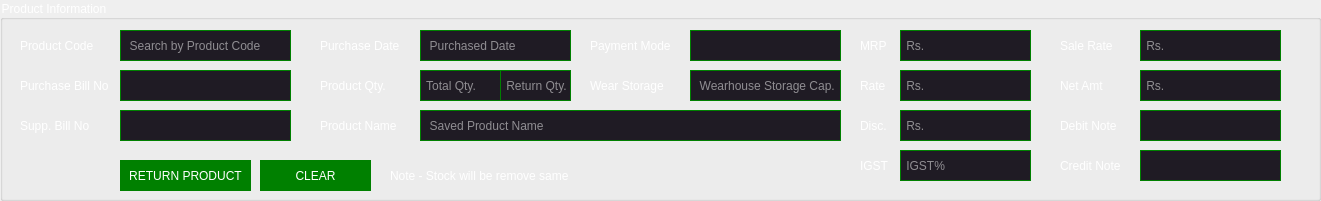
  <widget class="QGroupBox" name="groupBox">
   <property name="geometry">
    <rect>
     <x>20</x>
     <y>10</y>
     <width>1321</width>
     <height>201</height>
    </rect>
   </property>
   <property name="styleSheet">
    <string notr="true">color: rgb(255, 255, 255);
font: 10pt &quot;Segoe UI&quot;;</string>
   </property>
   <property name="title">
    <string>Product Information</string>
   </property>
   <widget class="QLabel" name="label_2">
    <property name="geometry">
     <rect>
      <x>20</x>
      <y>110</y>
      <width>81</width>
      <height>31</height>
     </rect>
    </property>
    <property name="font">
     <font>
      <family>Segoe UI</family>
      <pointsize>9</pointsize>
      <italic>false</italic>
      <bold>false</bold>
     </font>
    </property>
    <property name="styleSheet">
     <string notr="true">color: rgb(255, 255, 255);
font: 9pt &quot;Segoe UI&quot;;</string>
    </property>
    <property name="text">
     <string>Supp. Bill No</string>
    </property>
   </widget>
   <widget class="QLineEdit" name="lineEdit_2">
    <property name="enabled">
     <bool>false</bool>
    </property>
    <property name="geometry">
     <rect>
      <x>120</x>
      <y>110</y>
      <width>171</width>
      <height>31</height>
     </rect>
    </property>
    <property name="font">
     <font>
      <family>Segoe UI</family>
      <pointsize>9</pointsize>
      <italic>false</italic>
      <bold>false</bold>
     </font>
    </property>
    <property name="styleSheet">
     <string notr="true">color: white;
background-color:  #1F1B24;
border: 0.5px solid green;
font: 9pt &quot;Segoe UI&quot;;</string>
    </property>
    <property name="clearButtonEnabled">
     <bool>false</bool>
    </property>
   </widget>
   <widget class="QLabel" name="label">
    <property name="geometry">
     <rect>
      <x>20</x>
      <y>70</y>
      <width>101</width>
      <height>31</height>
     </rect>
    </property>
    <property name="font">
     <font>
      <family>Segoe UI</family>
      <pointsize>9</pointsize>
      <italic>false</italic>
      <bold>false</bold>
     </font>
    </property>
    <property name="styleSheet">
     <string notr="true">color: rgb(255, 255, 255);
font: 9pt &quot;Segoe UI&quot;;</string>
    </property>
    <property name="text">
     <string>Purchase Bill No</string>
    </property>
   </widget>
   <widget class="QLineEdit" name="lineEdit_4">
    <property name="enabled">
     <bool>false</bool>
    </property>
    <property name="geometry">
     <rect>
      <x>420</x>
      <y>110</y>
      <width>421</width>
      <height>31</height>
     </rect>
    </property>
    <property name="font">
     <font>
      <family>Segoe UI</family>
      <pointsize>9</pointsize>
      <italic>false</italic>
      <bold>false</bold>
     </font>
    </property>
    <property name="styleSheet">
     <string notr="true">color: white;
background-color:  #1F1B24;
border: 0.5px solid green;
font: 9pt &quot;Segoe UI&quot;;</string>
    </property>
    <property name="placeholderText">
     <string>  Saved Product Name</string>
    </property>
    <property name="clearButtonEnabled">
     <bool>false</bool>
    </property>
   </widget>
   <widget class="QLineEdit" name="lineEdit_13">
    <property name="enabled">
     <bool>false</bool>
    </property>
    <property name="geometry">
     <rect>
      <x>420</x>
      <y>70</y>
      <width>81</width>
      <height>31</height>
     </rect>
    </property>
    <property name="font">
     <font>
      <family>Segoe UI</family>
      <pointsize>9</pointsize>
      <italic>false</italic>
      <bold>false</bold>
     </font>
    </property>
    <property name="styleSheet">
     <string notr="true">color: white;
background-color:  #1F1B24;
border: 0.5px solid green;
font: 9pt &quot;Segoe UI&quot;;</string>
    </property>
    <property name="placeholderText">
     <string> Total Qty.</string>
    </property>
    <property name="clearButtonEnabled">
     <bool>true</bool>
    </property>
   </widget>
   <widget class="QLabel" name="label_4">
    <property name="geometry">
     <rect>
      <x>320</x>
      <y>110</y>
      <width>91</width>
      <height>31</height>
     </rect>
    </property>
    <property name="font">
     <font>
      <family>Segoe UI</family>
      <pointsize>9</pointsize>
      <italic>false</italic>
      <bold>false</bold>
     </font>
    </property>
    <property name="styleSheet">
     <string notr="true">color: rgb(255, 255, 255);
font: 9pt &quot;Segoe UI&quot;;</string>
    </property>
    <property name="text">
     <string>Product Name</string>
    </property>
   </widget>
   <widget class="QLineEdit" name="lineEdit_7">
    <property name="geometry">
     <rect>
      <x>120</x>
      <y>30</y>
      <width>171</width>
      <height>31</height>
     </rect>
    </property>
    <property name="font">
     <font>
      <family>Segoe UI</family>
      <pointsize>9</pointsize>
      <italic>false</italic>
      <bold>false</bold>
     </font>
    </property>
    <property name="styleSheet">
     <string notr="true">color: white;
background-color:  #1F1B24;
border: 0.5px solid green;
font: 9pt &quot;Segoe UI&quot;;</string>
    </property>
    <property name="text">
     <string/>
    </property>
    <property name="placeholderText">
     <string>  Search by Product Code</string>
    </property>
    <property name="clearButtonEnabled">
     <bool>false</bool>
    </property>
   </widget>
   <widget class="QLabel" name="label_9">
    <property name="geometry">
     <rect>
      <x>20</x>
      <y>30</y>
      <width>81</width>
      <height>31</height>
     </rect>
    </property>
    <property name="font">
     <font>
      <family>Segoe UI</family>
      <pointsize>9</pointsize>
      <italic>false</italic>
      <bold>false</bold>
     </font>
    </property>
    <property name="styleSheet">
     <string>color: rgb(255, 255, 255);
font: 9pt &quot;Segoe UI&quot;;</string>
    </property>
    <property name="text">
     <string>Product Code</string>
    </property>
   </widget>
   <widget class="QLabel" name="label_5">
    <property name="geometry">
     <rect>
      <x>320</x>
      <y>30</y>
      <width>91</width>
      <height>31</height>
     </rect>
    </property>
    <property name="font">
     <font>
      <family>Segoe UI</family>
      <pointsize>9</pointsize>
      <italic>false</italic>
      <bold>false</bold>
     </font>
    </property>
    <property name="styleSheet">
     <string notr="true">color: rgb(255, 255, 255);
font: 9pt &quot;Segoe UI&quot;;</string>
    </property>
    <property name="text">
     <string>Purchase Date</string>
    </property>
   </widget>
   <widget class="QLabel" name="label_6">
    <property name="geometry">
     <rect>
      <x>320</x>
      <y>70</y>
      <width>91</width>
      <height>31</height>
     </rect>
    </property>
    <property name="font">
     <font>
      <family>Segoe UI</family>
      <pointsize>9</pointsize>
      <italic>false</italic>
      <bold>false</bold>
     </font>
    </property>
    <property name="styleSheet">
     <string notr="true">color: rgb(255, 255, 255);
font: 9pt &quot;Segoe UI&quot;;</string>
    </property>
    <property name="text">
     <string>Product Qty.</string>
    </property>
   </widget>
   <widget class="QLineEdit" name="lineEdit">
    <property name="enabled">
     <bool>false</bool>
    </property>
    <property name="geometry">
     <rect>
      <x>120</x>
      <y>70</y>
      <width>171</width>
      <height>31</height>
     </rect>
    </property>
    <property name="styleSheet">
     <string notr="true">color: white;
background-color:  #1F1B24;
border: 0.5px solid green;
font: 9pt &quot;Segoe UI&quot;;</string>
    </property>
    <property name="clearButtonEnabled">
     <bool>false</bool>
    </property>
   </widget>
   <widget class="QLabel" name="label_7">
    <property name="geometry">
     <rect>
      <x>590</x>
      <y>70</y>
      <width>91</width>
      <height>31</height>
     </rect>
    </property>
    <property name="font">
     <font>
      <family>Segoe UI</family>
      <pointsize>9</pointsize>
      <italic>false</italic>
      <bold>false</bold>
     </font>
    </property>
    <property name="styleSheet">
     <string notr="true">color: rgb(255, 255, 255);
font: 9pt &quot;Segoe UI&quot;;</string>
    </property>
    <property name="text">
     <string>Wear Storage</string>
    </property>
   </widget>
   <widget class="QLabel" name="label_3">
    <property name="geometry">
     <rect>
      <x>590</x>
      <y>30</y>
      <width>101</width>
      <height>31</height>
     </rect>
    </property>
    <property name="font">
     <font>
      <family>Segoe UI</family>
      <pointsize>9</pointsize>
      <italic>false</italic>
      <bold>false</bold>
     </font>
    </property>
    <property name="styleSheet">
     <string notr="true">color: rgb(255, 255, 255);
font: 9pt &quot;Segoe UI&quot;;</string>
    </property>
    <property name="text">
     <string>Payment Mode</string>
    </property>
   </widget>
   <widget class="QLineEdit" name="lineEdit_20">
    <property name="enabled">
     <bool>false</bool>
    </property>
    <property name="geometry">
     <rect>
      <x>690</x>
      <y>30</y>
      <width>151</width>
      <height>31</height>
     </rect>
    </property>
    <property name="font">
     <font>
      <family>Segoe UI</family>
      <pointsize>9</pointsize>
      <italic>false</italic>
      <bold>false</bold>
     </font>
    </property>
    <property name="styleSheet">
     <string notr="true">color: white;
background-color:  #1F1B24;
border: 0.5px solid green;
font: 9pt &quot;Segoe UI&quot;;</string>
    </property>
    <property name="text">
     <string/>
    </property>
    <property name="clearButtonEnabled">
     <bool>false</bool>
    </property>
   </widget>
   <widget class="QLineEdit" name="lineEdit_18">
    <property name="enabled">
     <bool>false</bool>
    </property>
    <property name="geometry">
     <rect>
      <x>690</x>
      <y>70</y>
      <width>151</width>
      <height>31</height>
     </rect>
    </property>
    <property name="font">
     <font>
      <family>Segoe UI</family>
      <pointsize>9</pointsize>
      <italic>false</italic>
      <bold>false</bold>
     </font>
    </property>
    <property name="styleSheet">
     <string notr="true">color: white;
background-color:  #1F1B24;
border: 0.5px solid green;
font: 9pt &quot;Segoe UI&quot;;</string>
    </property>
    <property name="text">
     <string/>
    </property>
    <property name="placeholderText">
     <string>  Wearhouse Storage Cap.</string>
    </property>
    <property name="clearButtonEnabled">
     <bool>false</bool>
    </property>
   </widget>
   <widget class="QLineEdit" name="lineEdit_19">
    <property name="enabled">
     <bool>false</bool>
    </property>
    <property name="geometry">
     <rect>
      <x>420</x>
      <y>30</y>
      <width>151</width>
      <height>31</height>
     </rect>
    </property>
    <property name="font">
     <font>
      <family>Segoe UI</family>
      <pointsize>9</pointsize>
      <italic>false</italic>
      <bold>false</bold>
     </font>
    </property>
    <property name="styleSheet">
     <string notr="true">color: white;
background-color:  #1F1B24;
border: 0.5px solid green;
font: 9pt &quot;Segoe UI&quot;;</string>
    </property>
    <property name="placeholderText">
     <string>  Purchased Date</string>
    </property>
    <property name="clearButtonEnabled">
     <bool>false</bool>
    </property>
   </widget>
   <widget class="QPushButton" name="pushButton_17">
    <property name="geometry">
     <rect>
      <x>260</x>
      <y>160</y>
      <width>111</width>
      <height>31</height>
     </rect>
    </property>
    <property name="cursor">
     <cursorShape>ClosedHandCursor</cursorShape>
    </property>
    <property name="focusPolicy">
     <enum>Qt::ClickFocus</enum>
    </property>
    <property name="autoFillBackground">
     <bool>false</bool>
    </property>
    <property name="styleSheet">
     <string notr="true">QPushButton#pushButton_17{
color: white;
background-color:  green;
border: 0.5px solid green;
}
QPushButton#pushButton_17:hover{
color: white;
background-color: rgb(35, 59, 28);
border: 0.5px solid green;
}
QPushButton#pushButton_17:pressed{
padding-left:5px;
padding-top:5px;
color: white;
background-color:  green;
}</string>
    </property>
    <property name="text">
     <string>CLEAR</string>
    </property>
   </widget>
   <widget class="QPushButton" name="pushButton_16">
    <property name="geometry">
     <rect>
      <x>120</x>
      <y>160</y>
      <width>131</width>
      <height>31</height>
     </rect>
    </property>
    <property name="cursor">
     <cursorShape>ClosedHandCursor</cursorShape>
    </property>
    <property name="focusPolicy">
     <enum>Qt::ClickFocus</enum>
    </property>
    <property name="autoFillBackground">
     <bool>false</bool>
    </property>
    <property name="styleSheet">
     <string notr="true">QPushButton#pushButton_16{
color: white;
background-color:  green;
border: 0.5px solid green;
}
QPushButton#pushButton_16:hover{
color: white;
background-color: rgb(35, 59, 28);
border: 0.5px solid green;
}
QPushButton#pushButton_16:pressed{
padding-left:5px;
padding-top:5px;
color: white;
background-color:  green;
}</string>
    </property>
    <property name="text">
     <string>RETURN PRODUCT</string>
    </property>
   </widget>
   <widget class="QLabel" name="label_11">
    <property name="geometry">
     <rect>
      <x>390</x>
      <y>160</y>
      <width>331</width>
      <height>31</height>
     </rect>
    </property>
    <property name="font">
     <font>
      <family>Segoe UI</family>
      <pointsize>9</pointsize>
      <italic>false</italic>
      <bold>false</bold>
     </font>
    </property>
    <property name="styleSheet">
     <string notr="true">color: rgb(255, 255, 255);
font: 9pt &quot;Segoe UI&quot;;</string>
    </property>
    <property name="text">
     <string>Note - Stock will be remove same</string>
    </property>
   </widget>
   <widget class="QLineEdit" name="lineEdit_16">
    <property name="enabled">
     <bool>false</bool>
    </property>
    <property name="geometry">
     <rect>
      <x>1140</x>
      <y>150</y>
      <width>141</width>
      <height>31</height>
     </rect>
    </property>
    <property name="font">
     <font>
      <family>Segoe UI</family>
      <pointsize>9</pointsize>
      <italic>false</italic>
      <bold>false</bold>
     </font>
    </property>
    <property name="styleSheet">
     <string notr="true">color: white;
background-color:  #1F1B24;
border: 0.5px solid green;
font: 9pt &quot;Segoe UI&quot;;</string>
    </property>
   </widget>
   <widget class="QLabel" name="label_14">
    <property name="geometry">
     <rect>
      <x>1060</x>
      <y>30</y>
      <width>71</width>
      <height>31</height>
     </rect>
    </property>
    <property name="font">
     <font>
      <family>Segoe UI</family>
      <pointsize>9</pointsize>
      <italic>false</italic>
      <bold>false</bold>
     </font>
    </property>
    <property name="styleSheet">
     <string notr="true">color: rgb(255, 255, 255);
font: 9pt &quot;Segoe UI&quot;;</string>
    </property>
    <property name="text">
     <string>Sale Rate</string>
    </property>
   </widget>
   <widget class="QLineEdit" name="lineEdit_14">
    <property name="enabled">
     <bool>false</bool>
    </property>
    <property name="geometry">
     <rect>
      <x>1140</x>
      <y>110</y>
      <width>141</width>
      <height>31</height>
     </rect>
    </property>
    <property name="font">
     <font>
      <family>Segoe UI</family>
      <pointsize>9</pointsize>
      <italic>false</italic>
      <bold>false</bold>
     </font>
    </property>
    <property name="styleSheet">
     <string notr="true">color: white;
background-color:  #1F1B24;
border: 0.5px solid green;
font: 9pt &quot;Segoe UI&quot;;</string>
    </property>
   </widget>
   <widget class="QLineEdit" name="lineEdit_9">
    <property name="enabled">
     <bool>false</bool>
    </property>
    <property name="geometry">
     <rect>
      <x>900</x>
      <y>30</y>
      <width>131</width>
      <height>31</height>
     </rect>
    </property>
    <property name="font">
     <font>
      <family>Segoe UI</family>
      <pointsize>9</pointsize>
      <italic>false</italic>
      <bold>false</bold>
     </font>
    </property>
    <property name="styleSheet">
     <string notr="true">color: white;
background-color:  #1F1B24;
border: 0.5px solid green;
font: 9pt &quot;Segoe UI&quot;;</string>
    </property>
    <property name="placeholderText">
     <string> Rs.</string>
    </property>
   </widget>
   <widget class="QLabel" name="label_15">
    <property name="geometry">
     <rect>
      <x>860</x>
      <y>150</y>
      <width>31</width>
      <height>31</height>
     </rect>
    </property>
    <property name="font">
     <font>
      <family>Segoe UI</family>
      <pointsize>9</pointsize>
      <italic>false</italic>
      <bold>false</bold>
     </font>
    </property>
    <property name="styleSheet">
     <string notr="true">color: rgb(255, 255, 255);
font: 9pt &quot;Segoe UI&quot;;</string>
    </property>
    <property name="text">
     <string>IGST</string>
    </property>
   </widget>
   <widget class="QLabel" name="label_18">
    <property name="geometry">
     <rect>
      <x>1060</x>
      <y>150</y>
      <width>61</width>
      <height>31</height>
     </rect>
    </property>
    <property name="font">
     <font>
      <family>Segoe UI</family>
      <pointsize>9</pointsize>
      <italic>false</italic>
      <bold>false</bold>
     </font>
    </property>
    <property name="styleSheet">
     <string notr="true">color: rgb(255, 255, 255);
font: 9pt &quot;Segoe UI&quot;;</string>
    </property>
    <property name="text">
     <string>Credit Note</string>
    </property>
   </widget>
   <widget class="QLabel" name="label_12">
    <property name="geometry">
     <rect>
      <x>860</x>
      <y>30</y>
      <width>31</width>
      <height>31</height>
     </rect>
    </property>
    <property name="font">
     <font>
      <family>Segoe UI</family>
      <pointsize>9</pointsize>
      <italic>false</italic>
      <bold>false</bold>
     </font>
    </property>
    <property name="styleSheet">
     <string notr="true">color: rgb(255, 255, 255);
font: 9pt &quot;Segoe UI&quot;;</string>
    </property>
    <property name="text">
     <string>MRP</string>
    </property>
   </widget>
   <widget class="QLabel" name="label_13">
    <property name="geometry">
     <rect>
      <x>860</x>
      <y>110</y>
      <width>31</width>
      <height>31</height>
     </rect>
    </property>
    <property name="font">
     <font>
      <family>Segoe UI</family>
      <pointsize>9</pointsize>
      <italic>false</italic>
      <bold>false</bold>
     </font>
    </property>
    <property name="styleSheet">
     <string notr="true">color: rgb(255, 255, 255);
font: 9pt &quot;Segoe UI&quot;;</string>
    </property>
    <property name="text">
     <string>Disc.</string>
    </property>
   </widget>
   <widget class="QLineEdit" name="lineEdit_12">
    <property name="enabled">
     <bool>false</bool>
    </property>
    <property name="geometry">
     <rect>
      <x>900</x>
      <y>110</y>
      <width>131</width>
      <height>31</height>
     </rect>
    </property>
    <property name="font">
     <font>
      <family>Segoe UI</family>
      <pointsize>9</pointsize>
      <italic>false</italic>
      <bold>false</bold>
     </font>
    </property>
    <property name="styleSheet">
     <string notr="true">color: white;
background-color:  #1F1B24;
border: 0.5px solid green;
font: 9pt &quot;Segoe UI&quot;;</string>
    </property>
    <property name="placeholderText">
     <string> Rs.</string>
    </property>
   </widget>
   <widget class="QLineEdit" name="lineEdit_10">
    <property name="enabled">
     <bool>false</bool>
    </property>
    <property name="geometry">
     <rect>
      <x>900</x>
      <y>70</y>
      <width>131</width>
      <height>31</height>
     </rect>
    </property>
    <property name="font">
     <font>
      <family>Segoe UI</family>
      <pointsize>9</pointsize>
      <italic>false</italic>
      <bold>false</bold>
     </font>
    </property>
    <property name="styleSheet">
     <string notr="true">color: white;
background-color:  #1F1B24;
border: 0.5px solid green;
font: 9pt &quot;Segoe UI&quot;;</string>
    </property>
    <property name="placeholderText">
     <string> Rs.</string>
    </property>
   </widget>
   <widget class="QLineEdit" name="lineEdit_15">
    <property name="enabled">
     <bool>false</bool>
    </property>
    <property name="geometry">
     <rect>
      <x>900</x>
      <y>150</y>
      <width>131</width>
      <height>31</height>
     </rect>
    </property>
    <property name="font">
     <font>
      <family>Segoe UI</family>
      <pointsize>9</pointsize>
      <italic>false</italic>
      <bold>false</bold>
     </font>
    </property>
    <property name="styleSheet">
     <string notr="true">color: white;
background-color:  #1F1B24;
border: 0.5px solid green;
font: 9pt &quot;Segoe UI&quot;;</string>
    </property>
    <property name="placeholderText">
     <string> IGST%</string>
    </property>
   </widget>
   <widget class="QLabel" name="label_19">
    <property name="geometry">
     <rect>
      <x>1060</x>
      <y>70</y>
      <width>51</width>
      <height>31</height>
     </rect>
    </property>
    <property name="font">
     <font>
      <family>Segoe UI</family>
      <pointsize>9</pointsize>
      <italic>false</italic>
      <bold>false</bold>
     </font>
    </property>
    <property name="styleSheet">
     <string notr="true">color: rgb(255, 255, 255);
font: 9pt &quot;Segoe UI&quot;;</string>
    </property>
    <property name="text">
     <string>Net Amt</string>
    </property>
   </widget>
   <widget class="QLabel" name="label_16">
    <property name="geometry">
     <rect>
      <x>1060</x>
      <y>110</y>
      <width>71</width>
      <height>31</height>
     </rect>
    </property>
    <property name="font">
     <font>
      <family>Segoe UI</family>
      <pointsize>9</pointsize>
      <italic>false</italic>
      <bold>false</bold>
     </font>
    </property>
    <property name="styleSheet">
     <string notr="true">color: rgb(255, 255, 255);
font: 9pt &quot;Segoe UI&quot;;</string>
    </property>
    <property name="text">
     <string>Debit Note</string>
    </property>
   </widget>
   <widget class="QLineEdit" name="lineEdit_8">
    <property name="enabled">
     <bool>false</bool>
    </property>
    <property name="geometry">
     <rect>
      <x>1140</x>
      <y>30</y>
      <width>141</width>
      <height>31</height>
     </rect>
    </property>
    <property name="font">
     <font>
      <family>Segoe UI</family>
      <pointsize>9</pointsize>
      <italic>false</italic>
      <bold>false</bold>
     </font>
    </property>
    <property name="styleSheet">
     <string notr="true">color: white;
background-color:  #1F1B24;
border: 0.5px solid green;
font: 9pt &quot;Segoe UI&quot;;</string>
    </property>
    <property name="placeholderText">
     <string> Rs.</string>
    </property>
   </widget>
   <widget class="QLineEdit" name="lineEdit_17">
    <property name="enabled">
     <bool>false</bool>
    </property>
    <property name="geometry">
     <rect>
      <x>1140</x>
      <y>70</y>
      <width>141</width>
      <height>31</height>
     </rect>
    </property>
    <property name="font">
     <font>
      <family>Segoe UI</family>
      <pointsize>9</pointsize>
      <italic>false</italic>
      <bold>false</bold>
     </font>
    </property>
    <property name="styleSheet">
     <string notr="true">color: white;
background-color:  #1F1B24;
border: 0.5px solid green;
font: 9pt &quot;Segoe UI&quot;;</string>
    </property>
    <property name="placeholderText">
     <string> Rs.</string>
    </property>
   </widget>
   <widget class="QLabel" name="label_17">
    <property name="geometry">
     <rect>
      <x>860</x>
      <y>70</y>
      <width>31</width>
      <height>31</height>
     </rect>
    </property>
    <property name="font">
     <font>
      <family>Segoe UI</family>
      <pointsize>9</pointsize>
      <italic>false</italic>
      <bold>false</bold>
     </font>
    </property>
    <property name="styleSheet">
     <string notr="true">color: rgb(255, 255, 255);
font: 9pt &quot;Segoe UI&quot;;</string>
    </property>
    <property name="text">
     <string>Rate</string>
    </property>
   </widget>
   <widget class="QLineEdit" name="lineEdit_26">
    <property name="enabled">
     <bool>true</bool>
    </property>
    <property name="geometry">
     <rect>
      <x>500</x>
      <y>70</y>
      <width>71</width>
      <height>31</height>
     </rect>
    </property>
    <property name="font">
     <font>
      <family>Segoe UI</family>
      <pointsize>9</pointsize>
      <italic>false</italic>
      <bold>false</bold>
     </font>
    </property>
    <property name="styleSheet">
     <string notr="true">color: white;
background-color:  #1F1B24;
border: 0.5px solid green;
font: 9pt &quot;Segoe UI&quot;;</string>
    </property>
    <property name="text">
     <string/>
    </property>
    <property name="placeholderText">
     <string> Return Qty.</string>
    </property>
    <property name="clearButtonEnabled">
     <bool>true</bool>
    </property>
   </widget>
  </widget>
